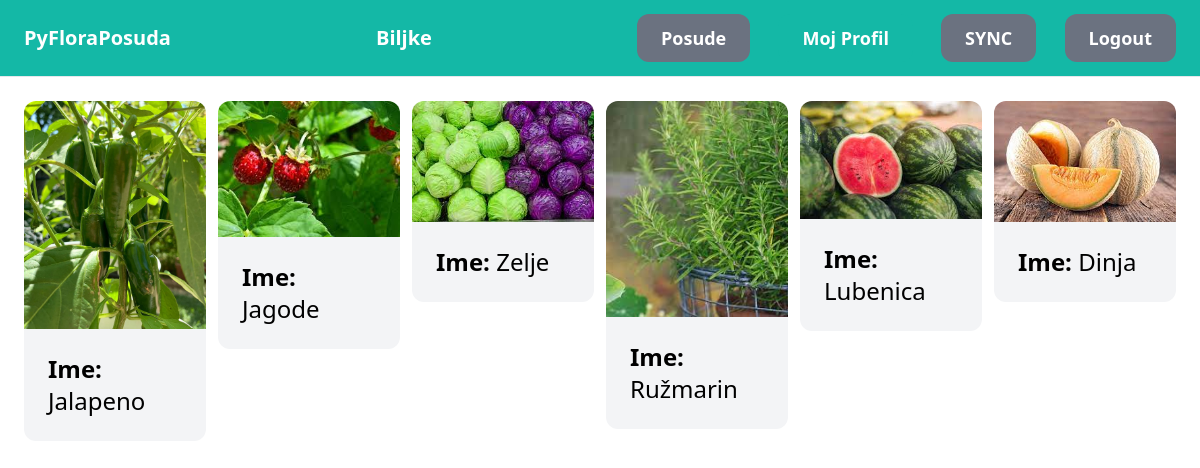
The app's page / (signed in) with its own data.
### plant/models.py (models this page shows, shortened)
class Plant(models.Model):
    name = models.CharField(max_length=255)
    image = models.ImageField(upload_to='plant_images')
    humidity = models.CharField(max_length=255)
    brightness = models.CharField(max_length=255)
    temperature = models.CharField(max_length=255)
    substrate = models.CharField(max_length=255)

### core/views.py (the view)
# urls.py: path('', views.index, name='index'),
def index(request):
    plants = Plant.objects.all()
    return render(request, 'core/index.html',{
        'plants': plants,
    })

### core/templates/core/index.html
{% extends 'core/base.html' %}
{% block content %}
<div class="pb-6 grid grid-cols-3 gap-4">
    <div class="col-span-3">
        <div class="grid grid-cols-6 gap-3">
            {% for plant in plants %}
                <div>
                    <a href="{% url 'plant:detail' plant.id %}">
                        <column>
                            <div>
                                <img src="{{ plant.image.url }}" class="rounded-t-xl">
                            </div>
                        </column>
                        <column>
                            <div class="p-6 bg-gray-100 rounded-b-xl">
                                <h2 class="text-2xl"><strong>Ime: </strong>{{ plant.name }}</h2>
                            </div>
                        </column>
                    </a>
                </div>
            {% endfor %}
        </div>
    </div>
</div>
{% endblock %}

### records on screen
Plant: image (picture), name "Jalapeno"
Plant: image (picture), name "Jagode"
Plant: image (picture), name "Zelje"
Plant: image (picture), name "Ružmarin"
Plant: image (picture), name "Lubenica"
Plant: image (picture), name "Dinja"
